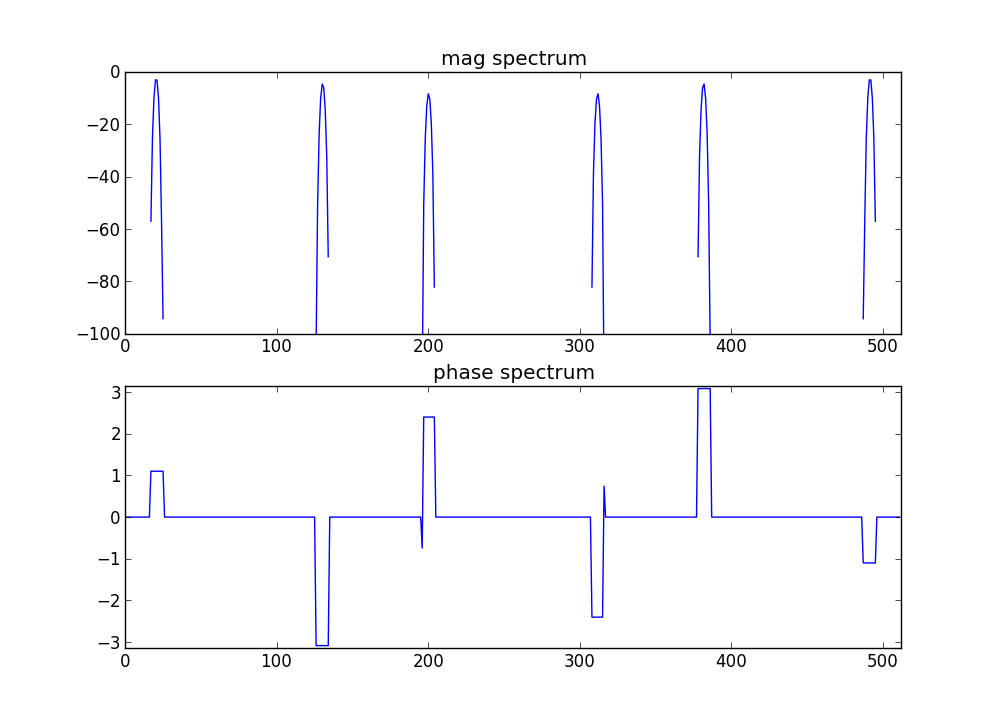

This chart was generated by the following Python code:
import numpy as np
import matplotlib.pyplot as plt
from scipy.signal import hamming, triang, blackmanharris
from scipy.fftpack import fft, ifft

def genbh92lobe(x):
  # Calculate transform of the Blackman-Harris 92dB window
  # x: bin positions to compute (real values), y: transform values

  N = 512;
  f = x*np.pi*2/N                                  # frequency sampling
  df = 2*np.pi/N  
  y = np.zeros(x.size)                               # initialize window
  consts = [0.35875, 0.48829, 0.14128, 0.01168]      # window constants
  
  for m in range(0,4):  
    y += consts[m]/2 * (D(f-df*m, N) + D(f+df*m, N)) # sum Dirichlet kernels
  
  y = y/N/consts[0] 
  
  return y                                           # normalize

def D(x, N):
  # Calculate rectangular window transform (Dirichlet kernel)

  y = np.sin(N * x/2) / np.sin(x/2)
  y[np.isnan(y)] = N                                 # avoid NaN if x == 0
  
  return y

iploc = np.array([20.5, 130.3, 200.2])
ipmag = np.array([-2.2, -4.3, -8.2])
ipphase = np.array([1.1, 3.2, 2.4])

N = 512
hN = N/2

Y = np.zeros(N, dtype = complex)                 # initialize output spectrum  
hN = N/2                                         # size of positive freq. spectrum

for i in range(0, iploc.size):                   # generate all sine spectral lobes
  loc = iploc[i]                                 # it should be in range ]0,hN-1[

  if loc<1 or loc>hN-1: continue
  binremainder = round(loc)-loc;
  lb = np.arange(binremainder-4, binremainder+5) # main lobe (real value) bins to read
  lmag = genbh92lobe(lb) * 10**(ipmag[i]/20)     # lobe magnitudes of the complex exponential
  b = np.arange(round(loc)-4, round(loc)+5)
    
  for m in range(0, 9):
    if b[m] < 0:                                 # peak lobe crosses DC bin
      Y[-b[m]] += lmag[m]*np.exp(-1j*ipphase[i])
      
    elif b[m] > hN:                              # peak lobe croses Nyquist bin
      Y[b[m]] += lmag[m]*np.exp(-1j*ipphase[i])
      
    elif b[m] == 0 or b[m] == hN:                # peak lobe in the limits of the spectrum 
      Y[b[m]] += lmag[m]*np.exp(1j*ipphase[i]) + lmag[m]*np.exp(-1j*ipphase[i])
      
    else:                                        # peak lobe in positive freq. range
      Y[b[m]] += lmag[m]*np.exp(1j*ipphase[i])
    
  Y[hN+1:] = Y[hN-1:0:-1].conjugate()            # fill the rest of the spectrum



mY = 20 * np.log10( abs(Y) )                     # magnitude spectrum of positive frequencies
pY = np.unwrap( np.angle(Y) ) 

plt.figure(1)
plt.subplot(2,1,1)
plt.plot(mY)
plt.axis([0, N,-100,0])
plt.title("mag spectrum")

plt.subplot(2,1,2)
plt.plot(pY)
plt.axis([0, N,-3.14,3.14])
plt.title("phase spectrum")

plt.show()
